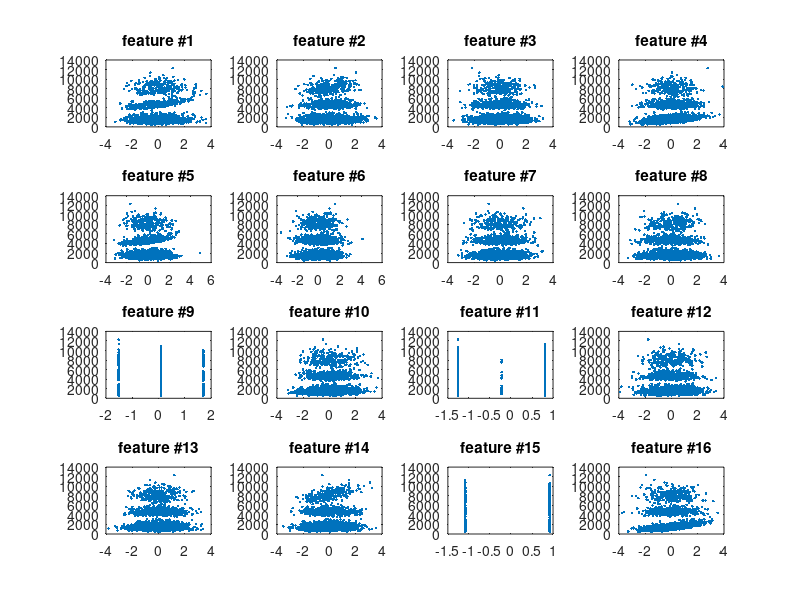
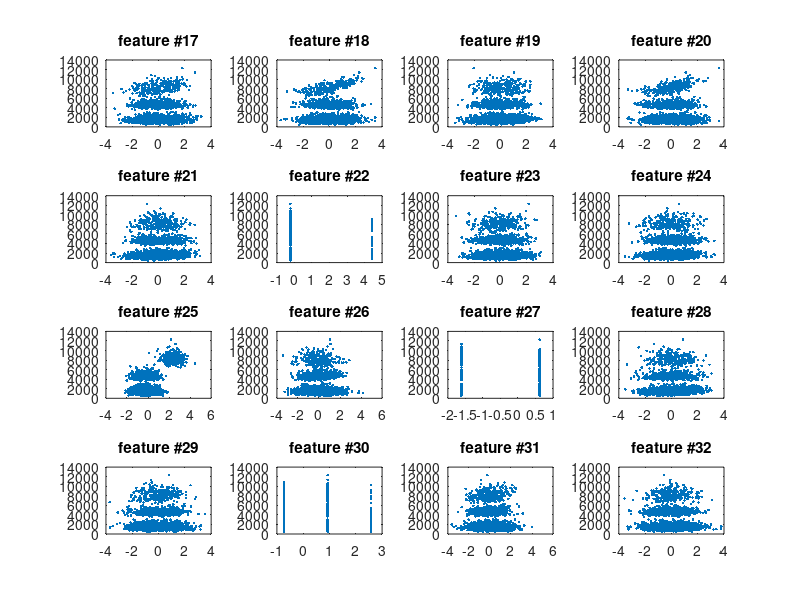
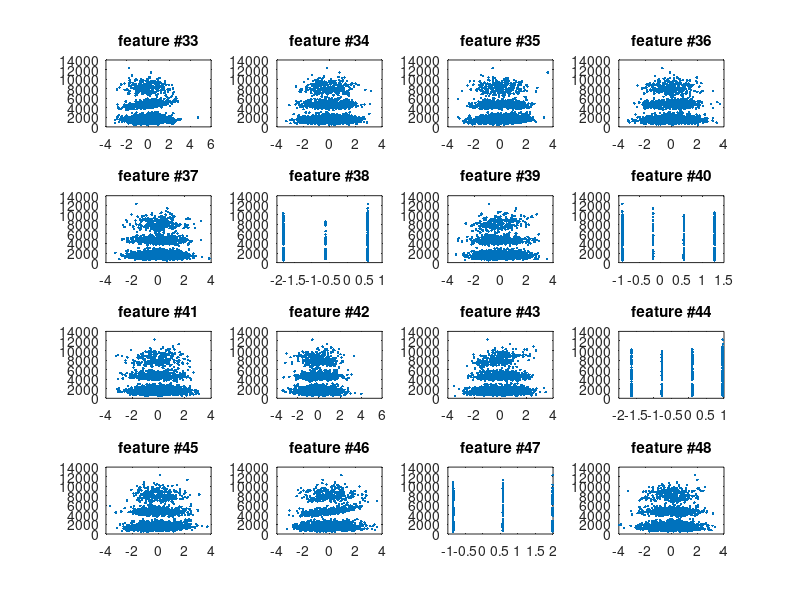
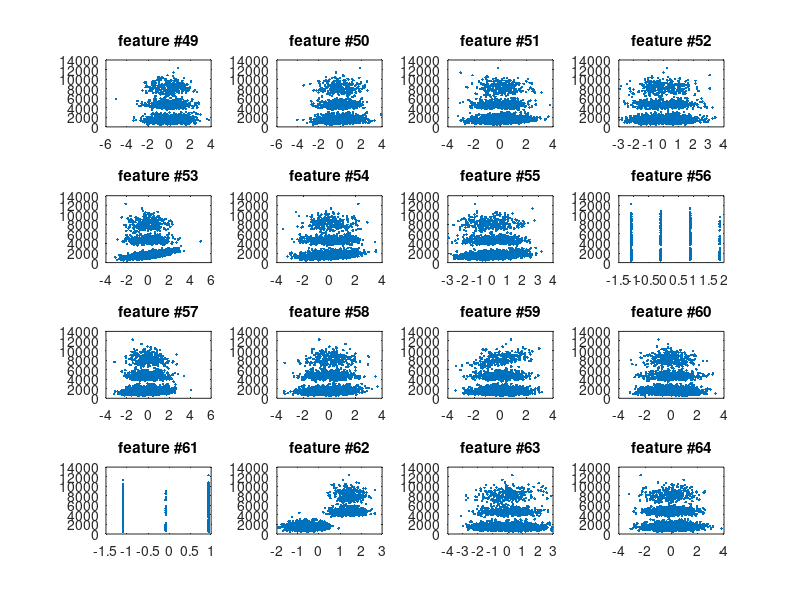

These figures' MATLAB source, in order:
%% Load data
clear all;
load('HaNoi_regression.mat');

% Normalize data
X_trainN = normalize(X_train);
X_testN  = normalize(X_test);

%% Display all plots
nbDim = size(X_train, 2);
plotDim = [4, 4];
plotPerFig = (plotDim(1)*plotDim(2));
nbFig = ceil(size(X_train, 2) / plotPerFig);

assert(nbDim < nbFig * plotPerFig);

for figNo = 0:(nbFig - 1)
    figure('Name', ['raw data, ' num2str(figNo + 1) ' of ' num2str(nbFig)]);

    for subplotNo = 1:plotPerFig
        plotNo = figNo * plotPerFig + subplotNo;
        
        if plotNo <= nbDim
            subplot(plotDim(1), plotDim(2), subplotNo);

            plot(X_trainN(:, plotNo), y_train, '.');
            title(['feature #' num2str(plotNo)]);
        end
    end
end

% Display histogram of response
figure('Name', 'histogram of response');
hist(y_train, 100);
xlabel('y');
ylabel('occurrences');
title('histogram of training data');


% Display histograms per feature
for figNo = 0:(nbFig - 1)
    figure('Name', ['histograms, ' num2str(figNo + 1) ' of ' num2str(nbFig)]);
    
    for subplotNo = 1:plotPerFig
        plotNo = figNo * plotPerFig + subplotNo;
        
        if plotNo <= nbDim
            subplot(plotDim(1), plotDim(2), subplotNo);

            hist(X_trainN(:, plotNo), 100);
            title(['feature #' num2str(plotNo)]);
        end
    end
end

%% Summary: display only interesting plots

groupA = [25, 62]; % Features with clusters, multiple input sources
groupB = [9, 11, 15, 22, 27, 30, 38, 40, 44, 47, 56, 61]; % Discrete features

figure('Name', 'Summary of data exploration');

for featureIdx = 1:length(groupA)
    feature = groupA(featureIdx);
    
    subplotIdx = (featureIdx - 1) * 2 + 1;
    subplot(2, 2, subplotIdx);
    
    hist(X_train(:, feature), 100);
    xlabel('x');
    title(['feature #' num2str(feature)]);
    
    subplot(2, 2, subplotIdx + 1);
    plot(X_train(:, feature), y_train, '.');
    title(['feature #' num2str(feature)]);
end


figure('Name', 'Summary of data exploration (normalized)');

for featureIdx = 1:length(groupA)
    feature = groupA(featureIdx);
    
    subplotIdx = (featureIdx - 1) * 2 + 1;
    subplot(2, 2, subplotIdx);
    
    hist(X_trainN(:, feature), 100);
    xlabel('x');
    title(['feature #' num2str(feature)]);
    
    subplot(2, 2, subplotIdx + 1);
    plot(X_trainN(:, feature), y_train, '.');
    title(['feature #' num2str(feature)]);
end

% Display histogram of response
figure('Name', 'Histogram of response');
hist(y_train, 100);
xlabel('y');
ylabel('occurrences');
title('histogram of training data');

% 3D plot
X_trainN25 = X_trainN(:, 25);
X_trainN62 = X_trainN(:, 62);
figure('Name', 'Feature 25-62');
plot3(X_trainN25, X_trainN62, y_train, '.');
grid on;

%% 3-mean: identification of the three input sources [dirty code]

X_trainN25 = X_trainN(:, 25);
X_trainN62 = X_trainN(:, 62);
X = [X_trainN25 X_trainN62];
C = [-0.33 -0.6; -0.26 1.5; 2.43 1.5];
[idx, C] = kmeans(X, 3, 'MaxIter',1000, 'Start', C);

X_25k1 = X_trainN25(idx == 1);
X_25k2 = X_trainN25(idx == 2);
X_25k3 = X_trainN25(idx == 3);
X_62k1 = X_trainN62(idx == 1);
X_62k2 = X_trainN62(idx == 2);
X_62k3 = X_trainN62(idx == 3);
y_k1 = y_train(idx == 1);
y_k2 = y_train(idx == 2);
y_k3 = y_train(idx == 3);

figure;
subplot(1, 2, 1);
plot(X_25k1, y_k1, 'r.', X_25k2, y_k2, 'g.', X_25k3, y_k3, 'b.', 'MarkerSize', 15);
grid on;
subplot(1, 2, 2);
plot(X_62k1, y_k1, 'r.', X_62k2, y_k2, 'g.', X_62k3, y_k3, 'b.', 'MarkerSize', 15);
grid on;

figure;
plot3(X_25k1, X_62k1, y_k1, 'r.', 'MarkerSize', 15);
hold on;
plot3(X_25k2, X_62k2, y_k2, 'g.', 'MarkerSize', 15);
plot3(X_25k3, X_62k3, y_k3, 'b.', 'MarkerSize', 15);
hold off;
grid on;

%% K-Means of features 25 & 62 & display of clustered data

K = 3;
X25 = X_train(:, 25);
X62 = X_train(:, 62);
X = [X25 X62];
[idx, C] = kmeans(X, K, 'MaxIter', 1000);

% 3D Plot of feature 25 & 62 with clustering
figure('Name', [num2str(K) '-Means of feature 25 & 62']);
for k = 1:K
    plot3(X25(idx == k), X62(idx == k), y_train(idx == k), '.', 'MarkerSize', 15);
    hold on;
end
xlabel('25th feature');
ylabel('62th feature');
zlabel('response');
grid on;

% Plot all features with clustered data
nbDim = size(X_train, 2);
plotDim = [4, 4];
plotPerFig = (plotDim(1) * plotDim(2));
nbFig = ceil(size(X_train, 2) / plotPerFig);

assert(nbDim < nbFig * plotPerFig);

for figNo = 0:(nbFig - 1)
    figure('Name', ['clustered raw data, ' num2str(figNo + 1) ' of ' num2str(nbFig)]);

    for subplotNo = 1:plotPerFig
        plotNo = figNo * plotPerFig + subplotNo;
        
        if plotNo <= nbDim
            subplot(plotDim(1), plotDim(2), subplotNo);

            for k = 1:K
                plot(X_train(idx == k, plotNo), y_train(idx == k), '.');
                hold on;
            end
            title(['feature #' num2str(plotNo)]);
        end
    end
end
